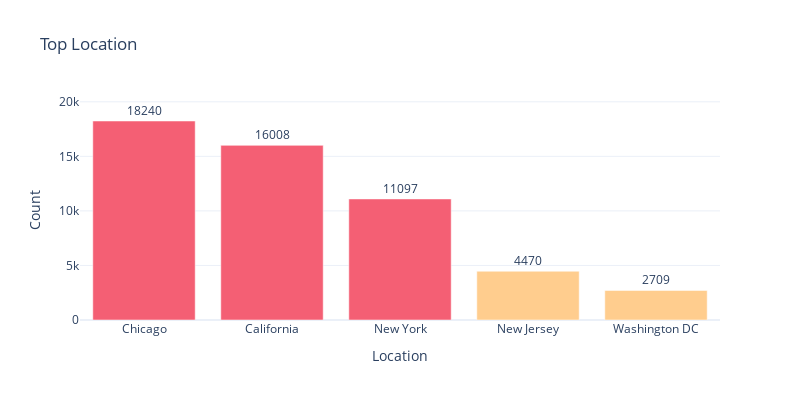

Write notebook code for a chart like this one.
### Code cell
plot_top_categories(df, 'Location', "Top Location")

### Figure 1 — Plotly figure (JSON) as saved in the notebook; plotly's stock layout.template omitted (floating-point values rounded to 4 significant figures)
{"data": [{"marker": {"color": ["#f45f74", "#f45f74", "#f45f74", "#ffcd8e", "#ffcd8e", "#ffcd8e", "#ffcd8e", "#ffcd8e", "#ffcd8e", "#ffcd8e"]}, "type": "bar", "x": ["Chicago", "California", "New York", "New Jersey", "Washington DC"], "y": [18240, 16008, 11097, 4470, 2709]}], "layout": {"annotations": [{"font": {"size": 12}, "showarrow": false, "text": "18240", "x": "Chicago", "xanchor": "center", "y": 18240, "yanchor": "bottom"}, {"font": {"size": 12}, "showarrow": false, "text": "16008", "x": "California", "xanchor": "center", "y": 16008, "yanchor": "bottom"}, {"font": {"size": 12}, "showarrow": false, "text": "11097", "x": "New York", "xanchor": "center", "y": 11097, "yanchor": "bottom"}, {"font": {"size": 12}, "showarrow": false, "text": "4470", "x": "New Jersey", "xanchor": "center", "y": 4470, "yanchor": "bottom"}, {"font": {"size": 12}, "showarrow": false, "text": "2709", "x": "Washington DC", "xanchor": "center", "y": 2709, "yanchor": "bottom"}], "height": 400, "title": {"text": "Top Location"}, "width": 800, "xaxis": {"title": {"text": "Location"}}, "yaxis": {"title": {"text": "Count"}}}}
